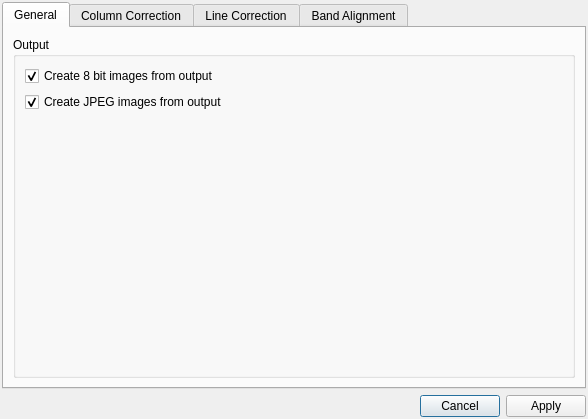
<?xml version="1.0" encoding="UTF-8"?>
<ui version="4.0">
 <class>Settings</class>
 <widget class="QDialog" name="Settings">
  <property name="geometry">
   <rect>
    <x>0</x>
    <y>0</y>
    <width>588</width>
    <height>419</height>
   </rect>
  </property>
  <property name="windowTitle">
   <string>Settings</string>
  </property>
  <layout class="QGridLayout" name="gridLayout">
   <property name="margin">
    <number>2</number>
   </property>
   <item row="0" column="0">
    <widget class="QTabWidget" name="tabWidget">
     <property name="currentIndex">
      <number>0</number>
     </property>
     <widget class="QWidget" name="tab_4">
      <attribute name="title">
       <string>General</string>
      </attribute>
      <layout class="QGridLayout" name="gridLayout_6">
       <item row="0" column="0">
        <widget class="QGroupBox" name="groupBox_6">
         <property name="title">
          <string>Output</string>
         </property>
         <layout class="QFormLayout" name="formLayout_5">
          <item row="0" column="0">
           <widget class="QCheckBox" name="general8bitCheckBox">
            <property name="text">
             <string>Create 8 bit images from output</string>
            </property>
            <property name="checked">
             <bool>true</bool>
            </property>
           </widget>
          </item>
          <item row="1" column="0">
           <widget class="QCheckBox" name="generalJpegCheckBox">
            <property name="text">
             <string>Create JPEG images from output</string>
            </property>
            <property name="checked">
             <bool>true</bool>
            </property>
           </widget>
          </item>
         </layout>
        </widget>
       </item>
      </layout>
     </widget>
     <widget class="QWidget" name="tab">
      <attribute name="title">
       <string>Column Correction</string>
      </attribute>
      <layout class="QGridLayout" name="gridLayout_2">
       <item row="0" column="0">
        <widget class="QGroupBox" name="groupBox">
         <property name="title">
          <string>Output</string>
         </property>
         <layout class="QGridLayout" name="gridLayout_3">
          <item row="2" column="0">
           <widget class="QCheckBox" name="columnMaskCheckBox">
            <property name="text">
             <string>Create check mask</string>
            </property>
           </widget>
          </item>
          <item row="0" column="0">
           <widget class="QCheckBox" name="columnBadCheckBox">
            <property name="text">
             <string>Export bad columns</string>
            </property>
           </widget>
          </item>
          <item row="1" column="0">
           <widget class="QWidget" name="columnBadWidget" native="true">
            <layout class="QHBoxLayout" name="horizontalLayout">
             <property name="margin">
              <number>0</number>
             </property>
             <item>
              <widget class="QLabel" name="label">
               <property name="text">
                <string>File extension</string>
               </property>
              </widget>
             </item>
             <item>
              <widget class="QLineEdit" name="columnBadLineEdit">
               <property name="text">
                <string>*.badColumns</string>
               </property>
              </widget>
             </item>
            </layout>
           </widget>
          </item>
          <item row="3" column="0">
           <widget class="QWidget" name="columnMaskWidget" native="true">
            <layout class="QHBoxLayout" name="horizontalLayout_2">
             <property name="margin">
              <number>0</number>
             </property>
             <item>
              <widget class="QLabel" name="label_2">
               <property name="text">
                <string>File extension</string>
               </property>
              </widget>
             </item>
             <item>
              <widget class="QLineEdit" name="columnMaskLineEdit">
               <property name="text">
                <string>*.columnMask</string>
               </property>
              </widget>
             </item>
            </layout>
           </widget>
          </item>
         </layout>
        </widget>
       </item>
       <item row="1" column="0">
        <widget class="QGroupBox" name="groupBox_2">
         <property name="title">
          <string>Thresholds</string>
         </property>
         <layout class="QFormLayout" name="formLayout">
          <item row="0" column="0">
           <widget class="QLabel" name="label_3">
            <property name="text">
             <string>Gain</string>
            </property>
           </widget>
          </item>
          <item row="0" column="1">
           <widget class="QDoubleSpinBox" name="columnGain">
            <property name="maximumSize">
             <size>
              <width>100</width>
              <height>16777215</height>
             </size>
            </property>
            <property name="maximum">
             <double>9999.989999999999782</double>
            </property>
            <property name="value">
             <double>0.100000000000000</double>
            </property>
           </widget>
          </item>
          <item row="1" column="0">
           <widget class="QLabel" name="label_4">
            <property name="text">
             <string>Bias</string>
            </property>
           </widget>
          </item>
          <item row="1" column="1">
           <widget class="QDoubleSpinBox" name="columnBias">
            <property name="maximumSize">
             <size>
              <width>100</width>
              <height>16777215</height>
             </size>
            </property>
            <property name="maximum">
             <double>9999.989999999999782</double>
            </property>
            <property name="value">
             <double>6.000000000000000</double>
            </property>
           </widget>
          </item>
         </layout>
        </widget>
       </item>
       <item row="2" column="0">
        <spacer name="verticalSpacer">
         <property name="orientation">
          <enum>Qt::Vertical</enum>
         </property>
         <property name="sizeHint" stdset="0">
          <size>
           <width>20</width>
           <height>40</height>
          </size>
         </property>
        </spacer>
       </item>
      </layout>
     </widget>
     <widget class="QWidget" name="tab_2">
      <attribute name="title">
       <string>Line Correction</string>
      </attribute>
      <layout class="QGridLayout" name="gridLayout_5">
       <item row="0" column="0">
        <widget class="QGroupBox" name="groupBox_3">
         <property name="title">
          <string>Output</string>
         </property>
         <layout class="QGridLayout" name="gridLayout_4">
          <item row="0" column="0">
           <widget class="QCheckBox" name="lineMaskCheckBox">
            <property name="text">
             <string>Create check mask</string>
            </property>
           </widget>
          </item>
          <item row="1" column="0">
           <widget class="QWidget" name="lineMaskWidget" native="true">
            <layout class="QHBoxLayout" name="horizontalLayout_4">
             <property name="margin">
              <number>0</number>
             </property>
             <item>
              <widget class="QLabel" name="label_6">
               <property name="text">
                <string>File extension</string>
               </property>
              </widget>
             </item>
             <item>
              <widget class="QLineEdit" name="lineMaskLineEdit">
               <property name="text">
                <string>*.lineMask</string>
               </property>
              </widget>
             </item>
            </layout>
           </widget>
          </item>
         </layout>
        </widget>
       </item>
       <item row="1" column="0">
        <widget class="QGroupBox" name="groupBox_4">
         <property name="title">
          <string>Correction</string>
         </property>
         <layout class="QFormLayout" name="formLayout_4">
          <property name="fieldGrowthPolicy">
           <enum>QFormLayout::AllNonFixedFieldsGrow</enum>
          </property>
          <item row="0" column="0">
           <widget class="QLabel" name="label_5">
            <property name="text">
             <string>Phase 1</string>
            </property>
           </widget>
          </item>
          <item row="0" column="1">
           <widget class="QComboBox" name="linePhase1ComboBox">
            <property name="currentIndex">
             <number>1</number>
            </property>
            <item>
             <property name="text">
              <string>No correction</string>
             </property>
            </item>
            <item>
             <property name="text">
              <string>Line-based correction</string>
             </property>
            </item>
            <item>
             <property name="text">
              <string>Column-based correction</string>
             </property>
            </item>
           </widget>
          </item>
          <item row="1" column="0">
           <widget class="QLabel" name="label_7">
            <property name="text">
             <string>Phase 2</string>
            </property>
           </widget>
          </item>
          <item row="1" column="1">
           <widget class="QComboBox" name="linePhase2ComboBox">
            <property name="currentIndex">
             <number>2</number>
            </property>
            <item>
             <property name="text">
              <string>No correction</string>
             </property>
            </item>
            <item>
             <property name="text">
              <string>Line-based correction</string>
             </property>
            </item>
            <item>
             <property name="text">
              <string>Column-based correction</string>
             </property>
            </item>
           </widget>
          </item>
          <item row="2" column="0" colspan="2">
           <widget class="QCheckBox" name="linePhaseCheckBox">
            <property name="text">
             <string>Recalculate line drops after phase 1</string>
            </property>
            <property name="checked">
             <bool>true</bool>
            </property>
           </widget>
          </item>
         </layout>
        </widget>
       </item>
       <item row="2" column="0">
        <spacer name="verticalSpacer_2">
         <property name="orientation">
          <enum>Qt::Vertical</enum>
         </property>
         <property name="sizeHint" stdset="0">
          <size>
           <width>20</width>
           <height>40</height>
          </size>
         </property>
        </spacer>
       </item>
      </layout>
     </widget>
     <widget class="QWidget" name="tab_3">
      <attribute name="title">
       <string>Band Alignment</string>
      </attribute>
      <layout class="QGridLayout" name="gridLayout_7">
       <item row="1" column="0">
        <widget class="QGroupBox" name="groupBox_5">
         <property name="title">
          <string>Correction</string>
         </property>
         <layout class="QFormLayout" name="formLayout_2">
          <item row="1" column="0">
           <widget class="QLabel" name="label_8">
            <property name="text">
             <string>Method</string>
            </property>
           </widget>
          </item>
          <item row="1" column="1">
           <widget class="QComboBox" name="alignMethod">
            <property name="maximumSize">
             <size>
              <width>150</width>
              <height>16777215</height>
             </size>
            </property>
            <property name="currentIndex">
             <number>3</number>
            </property>
            <item>
             <property name="text">
              <string>Disparity map</string>
             </property>
            </item>
            <item>
             <property name="text">
              <string>Polynomial 1</string>
             </property>
            </item>
            <item>
             <property name="text">
              <string>Polynomial 2</string>
             </property>
            </item>
            <item>
             <property name="text">
              <string>Polynomial 3</string>
             </property>
            </item>
            <item>
             <property name="text">
              <string>Polynomial 4</string>
             </property>
            </item>
            <item>
             <property name="text">
              <string>Polynomial 5</string>
             </property>
            </item>
           </widget>
          </item>
          <item row="2" column="0">
           <widget class="QLabel" name="label_9">
            <property name="text">
             <string>Chip size:</string>
            </property>
           </widget>
          </item>
          <item row="2" column="1">
           <widget class="QSpinBox" name="alignChipSize">
            <property name="maximumSize">
             <size>
              <width>150</width>
              <height>16777215</height>
             </size>
            </property>
            <property name="maximum">
             <number>999999</number>
            </property>
            <property name="value">
             <number>201</number>
            </property>
           </widget>
          </item>
          <item row="3" column="0">
           <widget class="QLabel" name="label_10">
            <property name="text">
             <string>Minimum GCPs</string>
            </property>
           </widget>
          </item>
          <item row="3" column="1">
           <widget class="QSpinBox" name="alignGcps">
            <property name="maximumSize">
             <size>
              <width>150</width>
              <height>16777215</height>
             </size>
            </property>
            <property name="maximum">
             <number>9999</number>
            </property>
            <property name="value">
             <number>512</number>
            </property>
           </widget>
          </item>
          <item row="4" column="0">
           <widget class="QLabel" name="label_11">
            <property name="text">
             <string>Refinement tolerance</string>
            </property>
           </widget>
          </item>
          <item row="4" column="1">
           <widget class="QDoubleSpinBox" name="alignTolerance">
            <property name="maximumSize">
             <size>
              <width>150</width>
              <height>16777215</height>
             </size>
            </property>
            <property name="decimals">
             <number>5</number>
            </property>
            <property name="maximum">
             <double>999.990000000000009</double>
            </property>
            <property name="value">
             <double>1.900000000000000</double>
            </property>
           </widget>
          </item>
          <item row="0" column="0">
           <widget class="QLabel" name="label_12">
            <property name="text">
             <string>Reference band</string>
            </property>
           </widget>
          </item>
          <item row="0" column="1">
           <widget class="QComboBox" name="alignReferenceBand">
            <property name="maximumSize">
             <size>
              <width>150</width>
              <height>16777215</height>
             </size>
            </property>
            <item>
             <property name="text">
              <string>1</string>
             </property>
            </item>
            <item>
             <property name="text">
              <string>2</string>
             </property>
            </item>
            <item>
             <property name="text">
              <string>3</string>
             </property>
            </item>
           </widget>
          </item>
         </layout>
        </widget>
       </item>
       <item row="3" column="0">
        <widget class="QGroupBox" name="disparityGroupBox">
         <property name="title">
          <string>Output</string>
         </property>
         <layout class="QFormLayout" name="formLayout_3">
          <item row="0" column="0">
           <widget class="QCheckBox" name="alignXCheckBox">
            <property name="text">
             <string>Create x-based disparity map</string>
            </property>
           </widget>
          </item>
          <item row="1" column="0">
           <widget class="QCheckBox" name="alignYCheckBox">
            <property name="text">
             <string>Create y-based disparity map</string>
            </property>
           </widget>
          </item>
         </layout>
        </widget>
       </item>
       <item row="4" column="0">
        <spacer name="verticalSpacer_3">
         <property name="orientation">
          <enum>Qt::Vertical</enum>
         </property>
         <property name="sizeHint" stdset="0">
          <size>
           <width>20</width>
           <height>40</height>
          </size>
         </property>
        </spacer>
       </item>
      </layout>
     </widget>
    </widget>
   </item>
   <item row="1" column="0">
    <widget class="QDialogButtonBox" name="buttonBox">
     <property name="standardButtons">
      <set>QDialogButtonBox::Apply|QDialogButtonBox::Cancel</set>
     </property>
    </widget>
   </item>
  </layout>
 </widget>
 <resources/>
 <connections/>
</ui>
